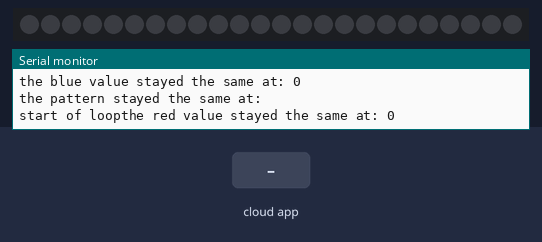
This sketch was run on a simulated ESP8266 (NodeMCU). Shown: 24 RGB LEDs in strip order, left to right, the last lines printed to the serial monitor. Inputs (shaded band) come from the test bench. Dim RGB values are drawn brighter than linear; WiFi joins after 1.5 s; servers stay silent unless stated; random numbers use the default seed unless the sketch sets one; the Firebase database answers and starts empty.

Above: at 2.7 s.
2.8 s: the phone or cloud app sets red to 1
5.9 s: the phone or cloud app sets pattern to blink
At 7.5 s:
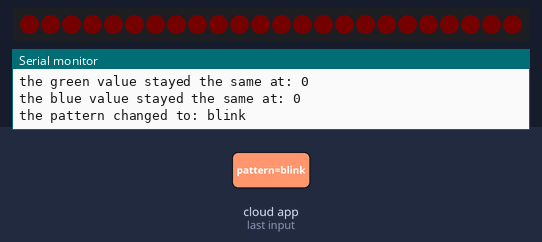
9.0 s: the phone or cloud app sets green to 1
At 11.4 s:
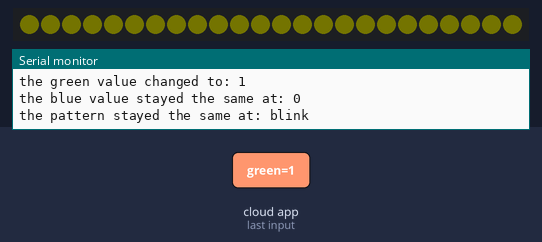
12.1 s: the phone or cloud app sets blue to 1
At 13.5 s:
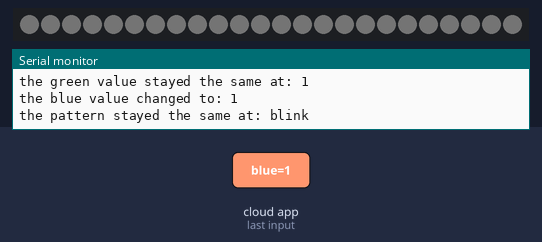
15.2 s: the phone or cloud app sets pattern to wave
At 17.25 s:
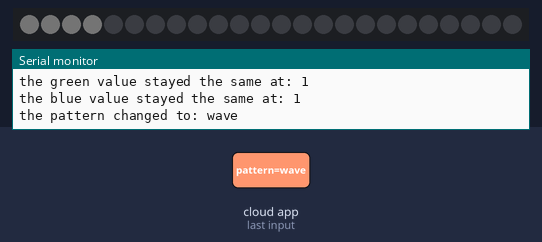
18.3 s: the phone or cloud app sets red to 0
At 19.82 s:
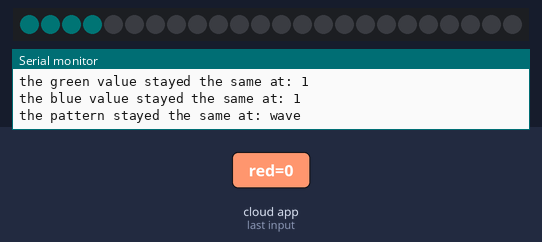
Timing chart, 0 to 21.3 s (numbered marks = the images above; inputs shaded):
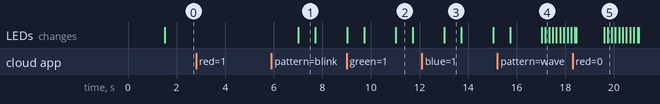

The sketch:

Hex-ightsCode_Update.ino
```cpp
// resource used for:
// firebase library: https://github.com/mobizt/Firebase-ESP8266
// ESP8266 library on Arduino: https://arduino-esp8266.readthedocs.io/en/3.1.2/esp8266wifi/readme.html
// setting up led strip: https://learn.adafruit.com/neopixel-painter/test-neopixel-strip
// led strip color patterns: https://www.tweaking4all.com/hardware/arduino/adruino-led-strip-effects/#MakeyoureffectscoolerDiffuseLighttoiletpapermagic

#include <Arduino.h>
#include <FirebaseESP8266.h>
#include <ESP8266WiFi.h>
#include <Adafruit_NeoPixel.h>

#define PIN D6
#define NUM_LEDS 24

#define WIFI_SSID "NETWORK NAME"
#define WIFI_PASSWORD "PASSWROD"

#define DATABASE_URL "DATABASE URL"

FirebaseData firebaseData;
FirebaseAuth auth;
FirebaseConfig config;

Adafruit_NeoPixel strip = Adafruit_NeoPixel(NUM_LEDS, PIN, NEO_GRB + NEO_KHZ800);

// Current color values
int redValue = 0;
int greenValue = 0;
int blueValue = 0;
String pattern = "";

void setup() {
  Serial.begin(115200);
  connectWifi();

  config.database_url = DATABASE_URL;
  config.signer.test_mode = true;

  strip.begin();

  Firebase.begin(&config, &auth);
}

void loop() {
  Serial.print("start of loop");

  if (Firebase.getInt(firebaseData, "/red")) {
    if  (firebaseData.dataType() == "int") {
      int val = firebaseData.intData();
      if (val != redValue) {
        redValue = val;
        Serial.print("the red value changed to: ");
        Serial.print(redValue);
        Serial.print("\n");
      } else {
        Serial.print("the red value stayed the same at: ");
        Serial.print(redValue);
        Serial.print("\n");
      }
    }
  } else {
    Serial.print("no red value");
  }

  if (Firebase.getInt(firebaseData, "/green")) {
    if  (firebaseData.dataType() == "int") {
      int val = firebaseData.intData();
      if (val != greenValue) {
        greenValue = val;
        Serial.print("the green value changed to: ");
        Serial.print(greenValue);
        Serial.print("\n");
      } else {
        Serial.print("the green value stayed the same at: ");
        Serial.print(greenValue);
        Serial.print("\n");
      }
    }
  } else {
    Serial.print("no green value");
  }

  if (Firebase.getInt(firebaseData, "/blue")) {
    if  (firebaseData.dataType() == "int") {
      int val = firebaseData.intData();
      if (val != blueValue) {
        blueValue = val;
        Serial.print("the blue value changed to: ");
        Serial.print(blueValue);
        Serial.print("\n");
      } else {
        Serial.print("the blue value stayed the same at: ");
        Serial.print(blueValue);
        Serial.print("\n");
      }
    }
  } else {
    Serial.print("no blue value");
  }

  if (Firebase.getString(firebaseData, "/pattern")) {
      String val = firebaseData.stringData();
      if (val != pattern) {
        pattern = val;
        Serial.print("the pattern changed to: ");
        Serial.print(pattern);
        Serial.print("\n");
      } else {
        Serial.print("the pattern stayed the same at: ");
        Serial.print(pattern);
        Serial.print("\n");
      }
  } else {
    Serial.print("no pattern value");
  }

  delay(500);
  Serial.print("\n");

  setupStrip();
}

void connectWifi() {
  WiFi.begin(WIFI_SSID, WIFI_PASSWORD);

  while (WiFi.status() != WL_CONNECTED) {
    delay(500);
    Serial.print(".");
  }

  Serial.println(".......");
  Serial.println("WiFi Connected....IP Address:");
  Serial.println(WiFi.localIP());
}

void setupStrip() {
  if (pattern == "solid") {
    Solid();
  } else if (pattern == "blink") {
    Blink();
  } else if (pattern == "wave") {
    Wave();
  } else if (pattern == "fade") {
    FadeInOut();
  } else if (pattern == "twinkle") {
    Twinkle();
  } else if (pattern == "run") {
    Run();
  } else if (pattern == "off") {
    Off();
  }
}

void Solid() {
  for (int i=0; i < NUM_LEDS; i++) {
    strip.setPixelColor(i, strip.Color(redValue, greenValue, blueValue));
    strip.show();
  }
}

void Blink() {
  strip.fill(strip.Color(redValue, greenValue, blueValue), 0); // turn all lights on
  strip.show();
  delay(700);
  strip.fill(strip.Color(0, 0, 0), 0); // turn all lights off
  strip.show();
  delay(200);
}

void Wave() {
  for(int i=0; i < strip.numPixels()+5; i++) {
    strip.setPixelColor(i, strip.Color(redValue, greenValue, blueValue)); // draw new pixel
    strip.setPixelColor(i-5, 0); // erase pixel a few steps back
    strip.show();
    delay(50);
  }
}

void FadeInOut() {
  float red = redValue;
  float green = greenValue;
  float blue = blueValue;
  float r, g, b;

  for(int k = 0; k < 255; k=k+1) { // fade lights on
    r = (k/255.0)*red;
    g = (k/255.0)*green;
    b = (k/255.0)*blue;
    strip.fill(strip.Color(r, g, b), 0);
    strip.show();
    delay(10);
  }

  for(int k = 255; k >= 0; k=k-2) { // fade lights off
    r = (k/255.0)*red;
    g = (k/255.0)*green;
    b = (k/255.0)*blue;
    strip.fill(strip.Color(r, g, b), 0);
    strip.show();
    delay(10);
  }
}

void Twinkle() {
  float red = redValue;
  float green = greenValue;
  float blue = blueValue;
  int Count = 10;
  int SpeedDelay = 100;
  boolean OnlyOne = false;

  strip.fill(strip.Color(0, 0, 0), 0);

  for (int i=0; i<Count; i++) {
     strip.setPixelColor(random(NUM_LEDS), strip.Color(red,green,blue));
     strip.show();
     delay(SpeedDelay);
     if(OnlyOne) {
       strip.fill(strip.Color(0, 0, 0), 0);
     }
   }
  delay(SpeedDelay);
}

void Run() {
  float red = redValue;
  float green = greenValue;
  float blue = blueValue;
  int WaveDelay = 125;
  int Position = 0;

  for(int j=0; j<NUM_LEDS*2; j++) {
    Position++; // = 0; Position + Rate;

    for(int i=0; i<NUM_LEDS; i++) {
      // sine wave, 3 offset waves make a rainbow!
      // float level = sin(i+Position) * 127 + 128;
      // setPixel(i,level,0,0);
      strip.setPixelColor(i,((sin(i+Position) * 127 + 128)/255)*red,
                 ((sin(i+Position) * 127 + 128)/255)*green,
                 ((sin(i+Position) * 127 + 128)/255)*blue);
    }

      strip.show();
      delay(WaveDelay);
  }
}

void Off() {
  strip.clear();
  strip.show();
}
```

Measured:
- after the input at 5.9 s, the LEDs: change after 1.1 s (image 1)
- what the display in image 1 shows lasts 0.7 s, from 7.0 s to 7.7 s
